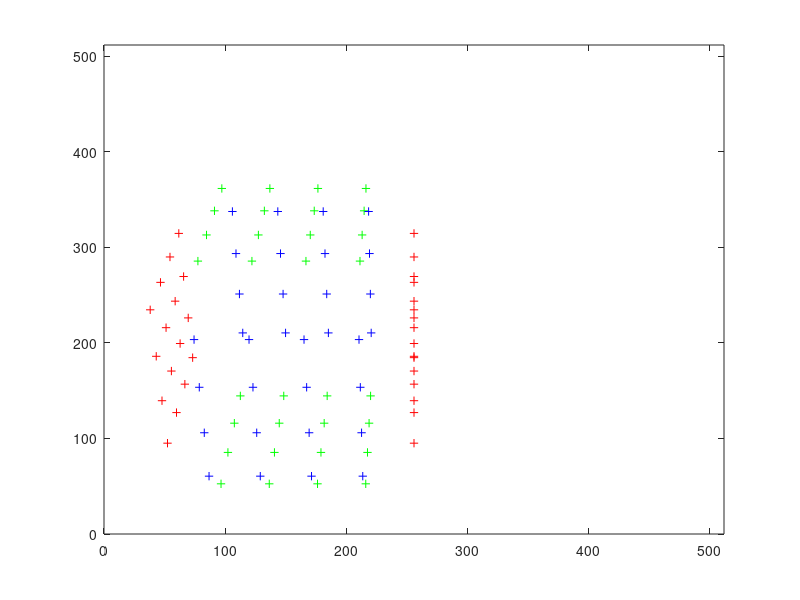

Write MATLAB code to recreate this figure.
%% Sonali Shintre
%%ID 7620
%Assignment 3 
%Computer vision (CSC I6716)
%% question i
% Generate data of a "virtual” 3D cube 

cnt = 1;
% plane : Xw = 1
for i=0.2:0.2:0.8
 for j=0.2:0.2:0.8
   Pw(cnt,:) = [1 i j];
   cnt = cnt + 1;
 end
end

% plane : Yw = 1
for i=0.2:0.2:0.8
 for j=0.2:0.2:0.8
   Pw(cnt,:) = [i 1 j];
   cnt = cnt + 1;
 end
end

% plane : Xw = 0
for i=0.2:0.2:0.8
 for j=0.2:0.2:0.8
   Pw(cnt,:) = [0 i j];
   cnt = cnt + 1;
 end
end

% plane : Yw = 0
for i=0.2:0.2:0.8
 for j=0.2:0.2:0.8
   Pw(cnt,:) = [i 0 j];
   cnt = cnt + 1;
 end
end

% plane : Zw = 1
for i=0.2:0.2:0.8
 for j=0.2:0.2:0.8
   Pw(cnt,:) = [i j 1];
   cnt = cnt + 1;
 end
end

% plane : Zw = 0
for i=0.2:0.2:0.8
 for j=0.2:0.2:0.8,
   Pw(cnt,:) = [i j 0];
   cnt = cnt + 1;
 end
end

N = cnt;
% so here Pw is a 1x1x1 m3 cube, 96 points are generated and each surface have 16 points.

%% Question ii
%Design a "virtual” camera with known intrinsic parameters 
% set the intrinsic parameters
f = 0.016;
Ox = 256;
Oy = 256;

Sx = 0.0088/512.0;
Sy = 0.0066/512.0;

Fx = f/Sx;
Fy = f/Sy;

% 4 meters away
T = [0 0 4]';  

gamma = 0.0*pi/180.0; 
Rr = [ [cos(gamma) -sin(gamma) 0];
       [sin(gamma) cos(gamma)  0];
       [  0          0         1]; ];

beta = 0.0*pi/180.0;

Rb = [ [cos(beta) 0 -sin(beta)];
       [0         1       0];
       [sin(beta) 0  cos(beta)]; ];

% tilt angle of 30 degree
alpha = 30.0*pi/180.0;  
Ra = [ [1      0                0];
       [0   cos(alpha)  -sin(alpha)];
       [0   sin(alpha)   cos(alpha)]; ];

R = Ra*Rb*Rr;

% Generate Image coordinates
% surface Xw = 1
cnt = 1;
for cnt = 1:1:16,
   Pc(cnt,:) = (R*Pw(cnt,:)' + T)';
   p(cnt,:)  = [(Ox - Fx*Pc(cnt,1)/Pc(cnt,3)) (Oy - Fy*Pc(cnt,2)/Pc(cnt,3))];
end
plot(p(:,1), p(:,2), 'r+');
axis([0 512 0 512]);
grid;
hold

% surface Yw = 1
for cnt = 17:1:32
   Pc(cnt,:) = (R*Pw(cnt,:)' + T)';
   p(cnt,:)  = [(Ox - Fx*Pc(cnt,1)/Pc(cnt,3)) (Oy - Fy*Pc(cnt,2)/Pc(cnt,3))];
end
plot(p(17:32,1), p(17:32,2), 'g+');
axis([0 512 0 512]);
%%plot3(Pc(:,1), Pc(:,2), Pc(:,3), '+');
grid;

% surface Xw = 0
for cnt = 33:1:48
   Pc(cnt,:) = (R*Pw(cnt,:)' + T)';
   p(cnt,:)  = [(Ox - Fx*Pc(cnt,1)/Pc(cnt,3)) (Oy - Fy*Pc(cnt,2)/Pc(cnt,3))];
end
plot(p(33:48,1), p(33:48,2), 'r+');
axis([0 512 0 512]);
grid;


% surface Yw = 1
for cnt = 49:1:64
   Pc(cnt,:) = (R*Pw(cnt,:)' + T)';
   p(cnt,:)  = [(Ox - Fx*Pc(cnt,1)/Pc(cnt,3)) (Oy - Fy*Pc(cnt,2)/Pc(cnt,3))];
end
plot(p(49:64,1), p(49:64,2), 'g+');
axis([0 512 0 512]);
%%plot3(Pc(:,1), Pc(:,2), Pc(:,3), '+');
grid;


% surface Zw = 1
for cnt = 65:1:80
   Pc(cnt,:) = (R*Pw(cnt,:)' + T)';
   p(cnt,:)  = [(Ox - Fx*Pc(cnt,1)/Pc(cnt,3)) (Oy - Fy*Pc(cnt,2)/Pc(cnt,3))];
end
plot(p(65:80,1), p(65:80,2), 'b+');
axis([0 512 0 512]);
grid;


% surface Zw = 0
for cnt = 81:1:96
   Pc(cnt,:) = (R*Pw(cnt,:)' + T)';
   p(cnt,:)  = [(Ox - Fx*Pc(cnt,1)/Pc(cnt,3)) (Oy - Fy*Pc(cnt,2)/Pc(cnt,3))];
end
plot(p(81:96,1), p(81:96,2), 'b+');
%%plot3(Pc(:,1), Pc(:,2), Pc(:,3), '+');
grid;
hold


%% Question 3
% Direction calibration method 

% first, we know the image center Ox = 256; Oy = 256;
p2(:,1)=p(:,1)-Ox;
p2(:,2)=p(:,2)-Oy;


for cnt = 1:1:96
    A(cnt,:) = [p2(cnt,1)*Pw(cnt,1) p2(cnt,1)*Pw(cnt,2) p2(cnt,1)*Pw(cnt,3) p2(cnt,1) -p2(cnt,2)*Pw(cnt,1) -p2(cnt,2)*Pw(cnt,2) -p2(cnt,2)*Pw(cnt,3) -p2(cnt,2)];
end

[U,D,V] = svd(A);
v=(V(:,8))';
r_ab = sqrt(v(1)^2+v(2)^2+v(3)^2);
ar=sqrt(v(5)^2+v(6)^2+v(7)^2)/r_ab;

%assume the sign s is positive
v2 = v/r_ab;
R2 = ([v2(1) v2(2) v2(3)])';
Ty = v2(4);
R1 =([v2(5)/ar v2(6)/ar v2(7)/ar])';
Tx1 = v2(7)/ar;
R3 = cross(R1,R2);
% test sign of s use the first point.
X = R1(1)*Pw(1,1) + R1(2)*Pw(1,2) + R1(3)*Pw(1,3) + Tx1;
% X = -1 and x = 1 so s is negative.
R_c = ([-R1 -R2 R3])';

% calculate Tz, Fx and Fy
for cnt = 1:1:96
    A2(cnt,:) = [p2(cnt,1) R_c(1,:)*(Pw(cnt,:))'+Tx1 -p2(cnt,1)*R_c(3,:)*(Pw(cnt,:))'];
    A3(cnt,:) = [p2(cnt,1) R_c(1,:)*(Pw(cnt,:))'+Tx1];
    b1(cnt) = -p2(cnt,1)*R_c(3,:)*(Pw(cnt,:))';
end
b2 = b1';

result = inv(A3'*A3)*A3'*b2;
Tz = result(1);
fx = result(2);
fy = fx/ar;

% so the parameters are all found.

%% question 3(iii)
% add some noises.add 0.1 mm random error to 3D points and 0.5 pixel random error to 2D points.
Pw = Pw + 0.0001*randn(96,3);
p_n= p + 0.5*randn(96,2);

p2(:,1)=p_n(:,1)-Ox;
p2(:,2)=p_n(:,2)-Oy;


for cnt = 1:1:96
    A(cnt,:) = [p2(cnt,1)*Pw(cnt,1) p2(cnt,1)*Pw(cnt,2) p2(cnt,1)*Pw(cnt,3) p2(cnt,1) -p2(cnt,2)*Pw(cnt,1) -p2(cnt,2)*Pw(cnt,2) -p2(cnt,2)*Pw(cnt,3) -p2(cnt,2)];
end

[U,D,V] = svd(A);
v=(V(:,8))';
r_ab = sqrt(v(1)^2+v(2)^2+v(3)^2);
ar_n=sqrt(v(5)^2+v(6)^2+v(7)^2)/r_ab;

%assume the sign s is positive
v2 = v/r_ab;
R2 = ([v2(1) v2(2) v2(3)])';
Ty_n = v2(4);
R1 =([v2(5)/ar_n v2(6)/ar_n v2(7)/ar_n])';
Tx = v2(7)/ar_n;
R3 = cross(R1,R2);
% test sign of s use the first point.
X = R1(1)*Pw(1,1) + R1(2)*Pw(1,2) + R1(3)*Pw(1,3) + Tx;
% X = -1 and x = 1 so s is negative.
R_c_n = ([-R1 -R2 R3])';

% calculate Tz, Fx and Fy

for cnt = 1:1:96
    A2(cnt,:) = [p2(cnt,1) R_c_n(1,:)*(Pw(cnt,:))'+Tx -p2(cnt,1)*R_c_n(3,:)*(Pw(cnt,:))'];
    A3(cnt,:) = [p2(cnt,1) R_c_n(1,:)*(Pw(cnt,:))'+Tx];
    b1(cnt) = -p2(cnt,1)*R_c_n(3,:)*(Pw(cnt,:))';
end
b2 = b1';


result = inv(A3'*A3)*A3'*b2;
Tz_n = result(1);
fx_n = result(2);
fy_n = fx/ar_n;

























